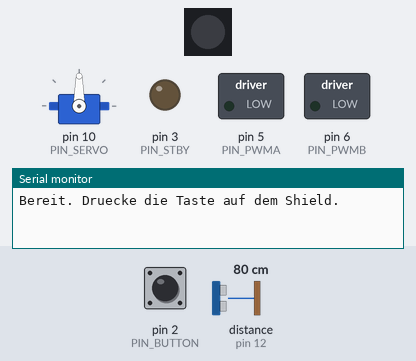
A sketch run on a simulated Arduino Uno, built with avr-gcc and run on an emulated ATmega328P. Parts: servo, 1 RGB LEDs in strip order, left to right, switched loads named in the sketch (green lamp = pin HIGH), output pins drawn as LEDs (lit = HIGH), the last lines printed to the serial monitor. The inputs (shaded band) are chosen by the test bench; at power-on: pin 2 (PIN_BUTTON) HIGH, distance to the obstacle (sensor on pin 12) 80 cm. The echo pulse lasts 58.3 µs per cm; dim RGB values are drawn brighter than linear; pins used as bus, display or sensor lines are not drawn.

Above: at 0.8 s.
0.9 s: pin 2 (PIN_BUTTON) pulled LOW for 0.15 s
4.0 s: distance to the obstacle (sensor on pin 12) set to 2 cm
At 6.0 s:
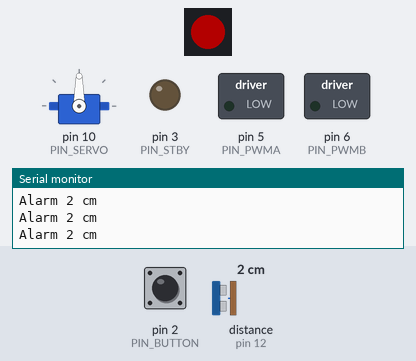
7.0 s: distance to the obstacle (sensor on pin 12) set to 60 cm
At 8.1 s:
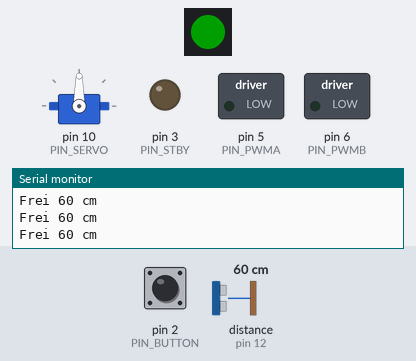
10.0 s: distance to the obstacle (sensor on pin 12) set to 4 cm
At 10.62 s:
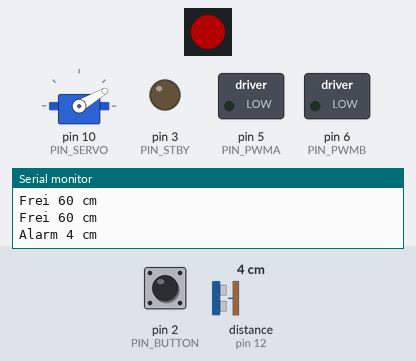
13.0 s: distance to the obstacle (sensor on pin 12) set to 120 cm
At 13.63 s:
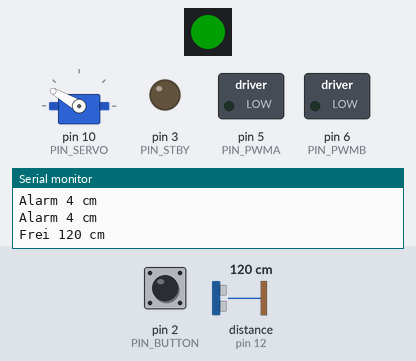
Timing chart, 0 to 17.0 s (numbered marks = the images above; inputs shaded):
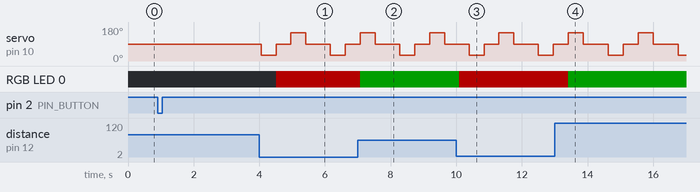

The sketch:

111_parking_guard_solution.ino
```cpp
// Beispiel 111 - Parkwaechter
// Der Kopf schwenkt, der Abstandswaechter meldet Alarm.
#include <Servo.h>
#include <FastLED.h>
const uint8_t PIN_PWMA = 5;    // rechter Motor: Geschwindigkeit
const uint8_t PIN_PWMB = 6;    // linker Motor: Geschwindigkeit
const uint8_t PIN_STBY = 3;    // Motortreiber ein/aus
const uint8_t PIN_BUTTON = 2;  // Taste auf dem Shield
const uint8_t PIN_TRIG = 13;   // Ultraschall Senden
const uint8_t PIN_ECHO = 12;   // Ultraschall Empfangen
const uint8_t PIN_SERVO = 10;  // Servo
const uint8_t PIN_LED = 4;     // WS2812
const int ALARM_CM = 40;        // naeher heran: Alarm
const int SWEEP_LEFT = 30;      // Grad
const int SWEEP_MIDDLE = 90;    // Grad
const int SWEEP_RIGHT = 150;    // Grad
const unsigned long SENSOR_LOST_MS = 5000;  // ohne Echo: Stopp
Servo headServo;
CRGB leds[1];
unsigned long lastValid = 0;  // letzte gueltige Messung
void stopMotors() {
  analogWrite(PIN_PWMA, 0);
  analogWrite(PIN_PWMB, 0);
  digitalWrite(PIN_STBY, LOW);
}
bool buttonPressed() {
  if (digitalRead(PIN_BUTTON) == LOW) {
    delay(30);  // Prellen ignorieren
    return digitalRead(PIN_BUTTON) == LOW;
  }
  return false;
}
void waitForStart() {
  Serial.println(F("Bereit. Druecke die Taste auf dem Shield."));
  while (!buttonPressed()) {
    delay(20);
  }
  while (buttonPressed()) {  // warten, bis die Taste losgelassen ist
    delay(20);
  }
  for (int i = 3; i > 0; i--) {
    Serial.print(i);
    Serial.println(F(" ..."));
    delay(1000);
  }
  Serial.println(F("Los!"));
}
void lookAt(int angle) {
  headServo.write(angle);
  delay(450);
}
int readDistanceCm() {
  digitalWrite(PIN_TRIG, LOW);
  delayMicroseconds(2);
  digitalWrite(PIN_TRIG, HIGH);
  delayMicroseconds(10);
  digitalWrite(PIN_TRIG, LOW);
  unsigned long duration = pulseIn(PIN_ECHO, HIGH, 25000);
  if (duration == 0) {
    return -1;  // kein Echo: ungueltig, nicht "frei"
  }
  return (int)(duration / 58UL);
}
bool scanAt(int angle) {
  lookAt(angle);
  int cm = readDistanceCm();
  if (cm < 0) {  // Messung ungueltig: stehen bleiben
    leds[0] = CRGB::Red;
    FastLED.show();
    Serial.println(F("Alarm Sensorfehler"));
    return false;
  }
  lastValid = millis();
  bool alarm = cm < ALARM_CM;
  leds[0] = alarm ? CRGB::Red : CRGB::Green;
  FastLED.show();
  Serial.print(alarm ? F("Alarm ") : F("Frei "));
  Serial.print(cm); Serial.println(F(" cm"));
  return true;
}
void setup() {
  Serial.begin(9600);
  pinMode(PIN_PWMA, OUTPUT); pinMode(PIN_PWMB, OUTPUT);
  pinMode(PIN_STBY, OUTPUT); pinMode(PIN_BUTTON, INPUT_PULLUP);
  pinMode(PIN_TRIG, OUTPUT); pinMode(PIN_ECHO, INPUT);
  headServo.attach(PIN_SERVO);
  stopMotors();
  FastLED.addLeds<WS2812, PIN_LED, GRB>(leds, 1);
  FastLED.setBrightness(60);
  lastValid = millis();
  waitForStart();
}
void loop() {
  if (millis() - lastValid > SENSOR_LOST_MS) {
    stopMotors();
    leds[0] = CRGB::Red;
    FastLED.show();
    Serial.println(F("Sensor weg - Stopp"));
    return;  // Kopf bleibt stehen
  }
  if (!scanAt(SWEEP_LEFT)) return;
  if (!scanAt(SWEEP_MIDDLE)) return;
  if (!scanAt(SWEEP_RIGHT)) return;
  if (!scanAt(SWEEP_MIDDLE)) return;
  delay(300);
}
```

Measured:
- after the input at 7.0 s, RGB LED 0: RGB(60, 0, 0) → RGB(0, 30, 0) after 0.07 s
- after the input at 10.0 s, RGB LED 0: RGB(0, 30, 0) → RGB(60, 0, 0) after 0.10 s
- after the input at 13.0 s, RGB LED 0: RGB(60, 0, 0) → RGB(0, 30, 0) after 0.41 s
